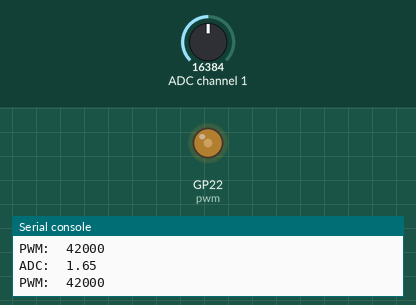
Recording of a program running on a simulated Raspberry Pi Pico running MicroPython. Shown: output pins drawn as LEDs (lit = HIGH), the last lines printed to the serial console. The test bench sets the inputs (shaded band); at power-on: ADC channel 1 = 16384 (analog values on the 0–32767 scale).

Above: at 1.2 s.
1.3 s: ADC channel 1 set to 22936
At 2.1 s:
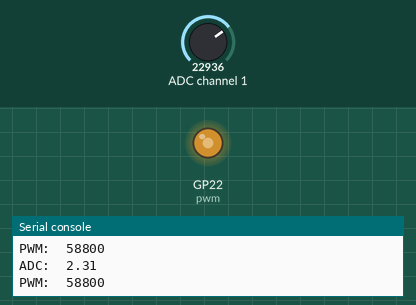
2.8 s: ADC channel 1 set to 28834
At 4.0 s:
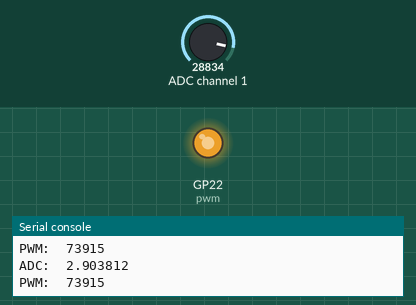
4.3 s: ADC channel 1 set to 9830
At 5.2 s:
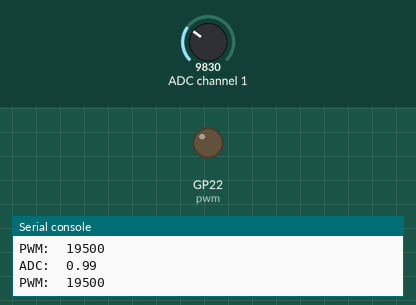
5.8 s: ADC channel 1 set to 16383
At 7.0 s:
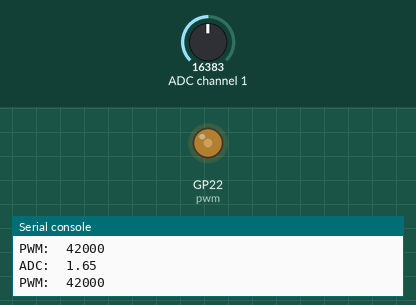
7.3 s: ADC channel 1 set to 3932
At 7.8 s:
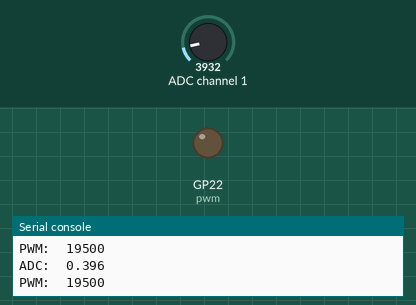
Timing chart, 0 to 9.8 s (numbered marks = the images above; inputs shaded):
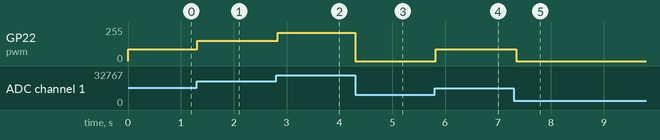

The program:

main_old.py
```python
import machine
import utime
import time
import ads1115
def map(var, low_min, low_max, high_min, high_max):
    low_range = low_max - low_min
    per = var / low_range
    high_range = high_max - high_min
    result = high_range * per
    return int(result)

from machine import Pin,I2C, PWM
pwm = PWM(Pin(22))
pwm.freq(2800)
i2c = I2C(1, scl=Pin(15), sda=Pin(14), freq=400000)
adc = ads1115.ADS1115(i2c, 72, 0)
while (1):
    value = adc.raw_to_v(adc.read(7,1))
    reading = value

    res = map(reading,0,3.3,0,84000)
    if value < 1:
        res = 19500
    print("ADC: ", value)
    print("PWM: ", res )
    pwm.duty_u16(res - 19500)
    utime.sleep(0.05)
```

Measured:
- after the input at 1.3 s, GP22 (pwm): 88/255 → 153/255 at once
- after the input at 2.8 s, GP22 (pwm): 153/255 → 212/255 at once
- after the input at 4.3 s, GP22 (pwm): 212/255 → 0/255 at once
- after the input at 5.8 s, GP22 (pwm): 0/255 → 88/255 at once
- after the input at 7.3 s, GP22 (pwm): 88/255 → 0/255 at once
